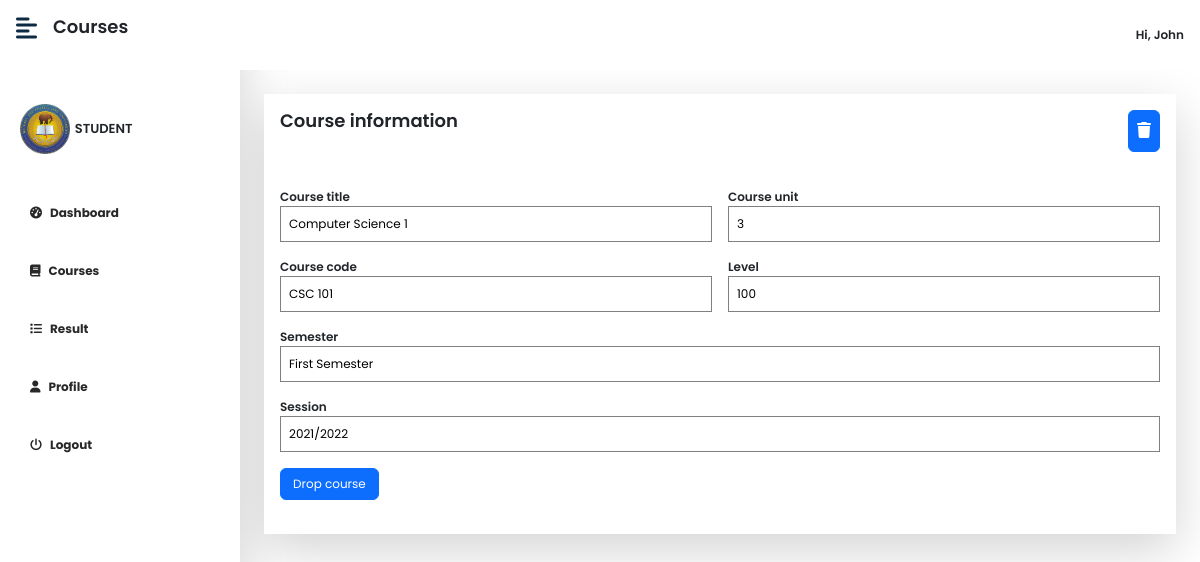
Page /student/view/viewcourses?id=237 (signed in) on the committed database.
### tables this page shows
CREATE TABLE `students_tb` (
  `id` int(11) NOT NULL,
  `fname` text NOT NULL,
  `lname` text NOT NULL,
  `email` varchar(200) NOT NULL,
  `school_id` varchar(100) NOT NULL,
  `level` int(11) NOT NULL,
  `faculty` varchar(200) DEFAULT NULL,
  `dept` varchar(200) DEFAULT NULL,
  `image` text DEFAULT NULL,
  `password` longtext NOT NULL,
  `date` timestamp NOT NULL DEFAULT current_timestamp() ON UPDATE current_timestamp()
);

CREATE TABLE `student_courses_tb` (
  `id` int(11) NOT NULL,
  `name` varchar(200) NOT NULL,
  `school_id` varchar(200) NOT NULL,
  `course_title` varchar(200) NOT NULL,
  `course_code` varchar(200) NOT NULL,
  `course_unit` int(6) NOT NULL,
  `is_carry_over` varchar(100) DEFAULT 'No',
  `level` varchar(200) NOT NULL,
  `semester` varchar(200) NOT NULL,
  `session` varchar(200) NOT NULL,
  `dept` varchar(200) NOT NULL,
  `faculty` varchar(200) NOT NULL,
  `result_computed` varchar(6) NOT NULL DEFAULT '0',
  `is_dropped` varchar(11) NOT NULL DEFAULT '0',
  `date` timestamp NOT NULL DEFAULT current_timestamp() ON UPDATE current_timestamp()
);

### student/view/viewcourses.php (the view, shortened to what this page needs)
<?php
if(isset($_SESSION['studentID']) && isset($_GET['id'])) {
    require '../../configs/dbh.inc.php';
?>
<!DOCTYPE html>
<html lang="en">
<head>
    <?php include '../../includes/links&scripts.php'; ?>
</head>
<body >
<div class="d-flex" id="wrapper">
        <?php include 'includes/sidebar.php';?>
        <div id="page-content-wrapper">
        <nav class="navbar navbar-expand-lg navbar-light d-flex bg-white  fixed-top py-3 px-3" style="justify-content:space-between;">
               <div class="d-flex">
                    <div><i class="fas fa-align-left fs-4 me-3" style="color:#0d2a45ff;" id="menu-toggle"></i></div>
                    <div><p class="display-6" style="font-size: large;font-weight:600;">Courses</p></div>
               </div>
               <?php include 'includes/studentnavbar.php';?>
            <div class="container-fluid px-4 py-4">
                <div class=" mt-3 shadow-lg  " style="overflow:hidden">
                <?php
                            $id = mysqli_real_escape_string($con, $_GET['id']);
                            $sql = "SELECT id, course_title, course_code, 	is_dropped, course_unit, level, session, semester, school_id  FROM student_courses_tb WHERE id = '{$id}'";
                            $result = mysqli_query($con, $sql);
                            $row = mysqli_fetch_assoc($result);
                        ?>
                        <div class="p-3 bg-white  ">
                            <div class="d-flex" style="justify-content: space-between;">
                                <div>
                                    <p class="display-6" style="font-size: large;font-weight:600;">Course information</p>
                                </div>
                                <div>
                                    <form method="post" onsubmit="return false;">
                                        <button id="delete-course-btn" class="btn btn-primary p-2"><i class="fa fa-trash"></i></button>
                                    </form>
                                </div>
                            </div><br><br>
                        <form class="forms" onsubmit="return false" method="post">
                                                <div class="modal-body">
                                                    <div class="flexbox">
                                                        <div class="d-50">
                                                                <div class=" mb-3">
                                                                    <label style="font-weight:600">Course title</label>
                                                                    <input type="text"  id="course_title" class="p-2 w-100" style="border-radius:0px;border:1px solid grey;" value="<?php echo $row['course_title'];?>" readonly>
                                                                </div>
                                                                <div class=" mb-3">
                                                                <label style="font-weight:600">Course code</label>
                                                                    <input type="text"  id="course_code" class="p-2 w-100" style="border-radius:0px;border:1px solid grey;"  value="<?php echo $row['course_code'];?>" readonly>
                                                                </div>
                                                        </div>
                                                        <div class="d-50">
                                                                <div class=" mb-3">
                                                                    <label style="font-weight:600">Course unit</label>
                                                                    <input type="number" min="0"  id="course_unit" class="p-2 w-100" style="border-radius:0px;border:1px solid grey;" value="<?php echo $row['course_unit'];?>" readonly>
                                                                </div>
                                                                <div class=" mb-3">
                                                                    <label style="font-weight:600">Level</label>
                                                                    <input type="number" min="0"  id="course_unit" class="p-2 w-100" style="border-radius:0px;border:1px solid grey;" value="<?php echo $row['level'];?>" readonly>
                                                                </div>
                                                        </div>
                                                    </div>
                                                        <div class=" mb-3">
                                                            <label style="font-weight:600">Semester</label>
                                                            <input type="text" class="p-2 w-100" style="border-radius:0px;border:1px solid grey;" value="<?php echo $row['semester'];?>" readonly>
                                                        </div>
                                                        <div class=" mb-3">
                                                            <label style="font-weight:600">Session</label>
                                                            <input type="text"   id="session"  class="p-2 w-100" style="border-radius:0px;border:1px solid grey;" value="<?php echo $row['session']; ?>" readonly>
                                                        </div>
                                                </div>
                                                <?php
                                                    if($row['is_dropped'] === '0') {
                                                ?>
                                                    <button class="btn btn-primary" style="font-size:12px;" id="drop_course_btn">Drop course</button>
                                                <?php
                                                    } else {
                                                ?>
                                                    <center><span class="msg2"></span></center>
                                                    <input type="hidden" id="course_id2" value="<?php echo $row['id'];?>">
                                                    <button class="btn btn-primary" style="font-size:12px;" id="reg_course_btn">Register course</button>
                                                <?php
                                                    }
                                                ?>
                                        </form><br>
                        </div>
                    </div>
                </div>
            </div>
        </div>
</body>
</html>
<?php } else {
    header('Location: index');
}
?>

### student/view/includes/studentnavbar.php (shortened to what this page needs)
<?php
    $id = $_SESSION['studentID'];
    $sql = "SELECT id, fname, lname, school_id, dept, faculty, email, level, image FROM students_tb WHERE id = {$id}";
    $result = mysqli_query($con, $sql);
    $row = mysqli_fetch_assoc($result);
?>
<div class="d-flex" style="gap:1rem;align-items:center;">
                    <div>
                    <div class="dropdown">
  <span id="dropbtn" style="font-weight:600" class="dropbtn"><i class="fa fa-user-o" style="font-size:large;"></i> Hi, <?php echo ucfirst($row['fname']);?></span>
</div>
               </div>
            </nav>
            <br><br><br>

### assets/css/dashboard.css (style rules this page uses)
:root { --main-bg-color: #009d63!important; --main-text-color: #009d63!important; --second-text-color: #ffffff!important; --second-bg-color: #ffffff!important; }
#wrapper { overflow-x: hidden!important; background: #fff!important; }
#page-content-wrapper { min-width: 100vw!important; overflow-y: scroll!important; height: 100vh!important; }
#menu-toggle { cursor: pointer!important; }
@media (min-width: 768px) { #page-content-wrapper { min-width: 0!important; width: 100%!important; } }

### assets/css/main.css (style rules this page uses)
* { box-sizing: border-box; margin: 0; }
body { font-family: "Poppins", Sans-serif !important; transition: .5s; background-color: #fff !important; font-size: 12px !important; }
#dropbtn { padding: 0px; border: none; cursor: pointer; }
.dropdown { float: right; position: relative; display: inline-block; }
.flexbox { display:flex; width:100%; gap: 1rem; }
.d-50 { width:50%; }

### rows in the picture
students_tb: fname "John"
student_courses_tb: course_title "Computer Science 1", course_code "CSC 101", course_unit "3", level "100", semester "First Semester", session "2021/2022"
